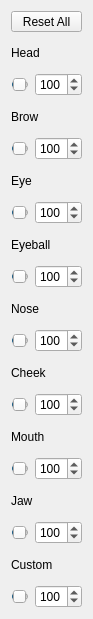
            <widget class="QWidget" name="scrollAreaContents_st">
             <property name="geometry">
              <rect>
               <x>0</x>
               <y>0</y>
               <width>93</width>
               <height>619</height>
              </rect>
             </property>
             <layout class="QVBoxLayout" name="verticalLayout_2">
              <item>
               <widget class="QToolButton" name="reset_st_btn">
                <property name="sizePolicy">
                 <sizepolicy hsizetype="Preferred" vsizetype="Fixed">
                  <horstretch>0</horstretch>
                  <verstretch>0</verstretch>
                 </sizepolicy>
                </property>
                <property name="text">
                 <string>Reset All</string>
                </property>
               </widget>
              </item>
              <item>
               <widget class="QLabel" name="label_stHead">
                <property name="text">
                 <string>Head</string>
                </property>
               </widget>
              </item>
              <item>
               <layout class="QHBoxLayout" name="Layout_stHead">
                <item>
                 <widget class="QSlider" name="Slider_stHead">
                  <property name="maximum">
                   <number>300</number>
                  </property>
                  <property name="value">
                   <number>100</number>
                  </property>
                  <property name="orientation">
                   <enum>Qt::Horizontal</enum>
                  </property>
                 </widget>
                </item>
                <item>
                 <widget class="QSpinBox" name="spinBox_stHead">
                  <property name="maximum">
                   <number>300</number>
                  </property>
                  <property name="value">
                   <number>100</number>
                  </property>
                 </widget>
                </item>
               </layout>
              </item>
              <item>
               <widget class="QLabel" name="label_stBorw">
                <property name="text">
                 <string>Brow</string>
                </property>
               </widget>
              </item>
              <item>
               <layout class="QHBoxLayout" name="Layout_stBrow">
                <item>
                 <widget class="QSlider" name="Slider_stBrow">
                  <property name="maximum">
                   <number>300</number>
                  </property>
                  <property name="value">
                   <number>100</number>
                  </property>
                  <property name="orientation">
                   <enum>Qt::Horizontal</enum>
                  </property>
                 </widget>
                </item>
                <item>
                 <widget class="QSpinBox" name="spinBox_stBrow">
                  <property name="maximum">
                   <number>300</number>
                  </property>
                  <property name="value">
                   <number>100</number>
                  </property>
                 </widget>
                </item>
               </layout>
              </item>
              <item>
               <widget class="QLabel" name="label_stEye">
                <property name="text">
                 <string>Eye</string>
                </property>
               </widget>
              </item>
              <item>
               <layout class="QHBoxLayout" name="Layout_stEye">
                <item>
                 <widget class="QSlider" name="Slider_stEye">
                  <property name="maximum">
                   <number>300</number>
                  </property>
                  <property name="value">
                   <number>100</number>
                  </property>
                  <property name="orientation">
                   <enum>Qt::Horizontal</enum>
                  </property>
                 </widget>
                </item>
                <item>
                 <widget class="QSpinBox" name="spinBox_stEye">
                  <property name="maximum">
                   <number>300</number>
                  </property>
                  <property name="value">
                   <number>100</number>
                  </property>
                 </widget>
                </item>
               </layout>
              </item>
              <item>
               <widget class="QLabel" name="label_stEyeball">
                <property name="text">
                 <string>Eyeball</string>
                </property>
               </widget>
              </item>
              <item>
               <layout class="QHBoxLayout" name="Layout_stEyeball">
                <item>
                 <widget class="QSlider" name="Slider_stEyeball">
                  <property name="maximum">
                   <number>300</number>
                  </property>
                  <property name="value">
                   <number>100</number>
                  </property>
                  <property name="orientation">
                   <enum>Qt::Horizontal</enum>
                  </property>
                 </widget>
                </item>
                <item>
                 <widget class="QSpinBox" name="spinBox_stEyeball">
                  <property name="maximum">
                   <number>300</number>
                  </property>
                  <property name="value">
                   <number>100</number>
                  </property>
                 </widget>
                </item>
               </layout>
              </item>
              <item>
               <widget class="QLabel" name="label_stNose">
                <property name="text">
                 <string>Nose</string>
                </property>
               </widget>
              </item>
              <item>
               <layout class="QHBoxLayout" name="Layout_stNose">
                <item>
                 <widget class="QSlider" name="Slider_stNose">
                  <property name="maximum">
                   <number>300</number>
                  </property>
                  <property name="value">
                   <number>100</number>
                  </property>
                  <property name="orientation">
                   <enum>Qt::Horizontal</enum>
                  </property>
                 </widget>
                </item>
                <item>
                 <widget class="QSpinBox" name="spinBox_stNose">
                  <property name="maximum">
                   <number>300</number>
                  </property>
                  <property name="value">
                   <number>100</number>
                  </property>
                 </widget>
                </item>
               </layout>
              </item>
              <item>
               <widget class="QLabel" name="label_stCheek">
                <property name="text">
                 <string>Cheek</string>
                </property>
               </widget>
              </item>
              <item>
               <layout class="QHBoxLayout" name="Layout_stCheek">
                <item>
                 <widget class="QSlider" name="Slider_stCheek">
                  <property name="maximum">
                   <number>300</number>
                  </property>
                  <property name="value">
                   <number>100</number>
                  </property>
                  <property name="orientation">
                   <enum>Qt::Horizontal</enum>
                  </property>
                 </widget>
                </item>
                <item>
                 <widget class="QSpinBox" name="spinBox_stCheek">
                  <property name="maximum">
                   <number>300</number>
                  </property>
                  <property name="value">
                   <number>100</number>
                  </property>
                 </widget>
                </item>
               </layout>
              </item>
              <item>
               <widget class="QLabel" name="label_stMouth">
                <property name="text">
                 <string>Mouth</string>
                </property>
               </widget>
              </item>
              <item>
               <layout class="QHBoxLayout" name="Layout_stMouth">
                <item>
                 <widget class="QSlider" name="Slider_stMouth">
                  <property name="maximum">
                   <number>300</number>
                  </property>
                  <property name="value">
                   <number>100</number>
                  </property>
                  <property name="orientation">
                   <enum>Qt::Horizontal</enum>
                  </property>
                 </widget>
                </item>
                <item>
                 <widget class="QSpinBox" name="spinBox_stMouth">
                  <property name="maximum">
                   <number>300</number>
                  </property>
                  <property name="value">
                   <number>100</number>
                  </property>
                 </widget>
                </item>
               </layout>
              </item>
              <item>
               <widget class="QLabel" name="label_stJaw">
                <property name="text">
                 <string>Jaw</string>
                </property>
               </widget>
              </item>
              <item>
               <layout class="QHBoxLayout" name="Layout_stJaw">
                <item>
                 <widget class="QSlider" name="Slider_stJaw">
                  <property name="maximum">
                   <number>300</number>
                  </property>
                  <property name="value">
                   <number>100</number>
                  </property>
                  <property name="orientation">
                   <enum>Qt::Horizontal</enum>
                  </property>
                 </widget>
                </item>
                <item>
                 <widget class="QSpinBox" name="spinBox_stJaw">
                  <property name="maximum">
                   <number>300</number>
                  </property>
                  <property name="value">
                   <number>100</number>
                  </property>
                 </widget>
                </item>
               </layout>
              </item>
              <item>
               <widget class="QLabel" name="label_stCustom">
                <property name="text">
                 <string>Custom</string>
                </property>
               </widget>
              </item>
              <item>
               <layout class="QHBoxLayout" name="Layout_stCustom">
                <item>
                 <widget class="QSlider" name="Slider_stCustom">
                  <property name="maximum">
                   <number>300</number>
                  </property>
                  <property name="value">
                   <number>100</number>
                  </property>
                  <property name="orientation">
                   <enum>Qt::Horizontal</enum>
                  </property>
                 </widget>
                </item>
                <item>
                 <widget class="QSpinBox" name="spinBox_stCustom">
                  <property name="maximum">
                   <number>300</number>
                  </property>
                  <property name="value">
                   <number>100</number>
                  </property>
                 </widget>
                </item>
               </layout>
              </item>
             </layout>
            </widget>
